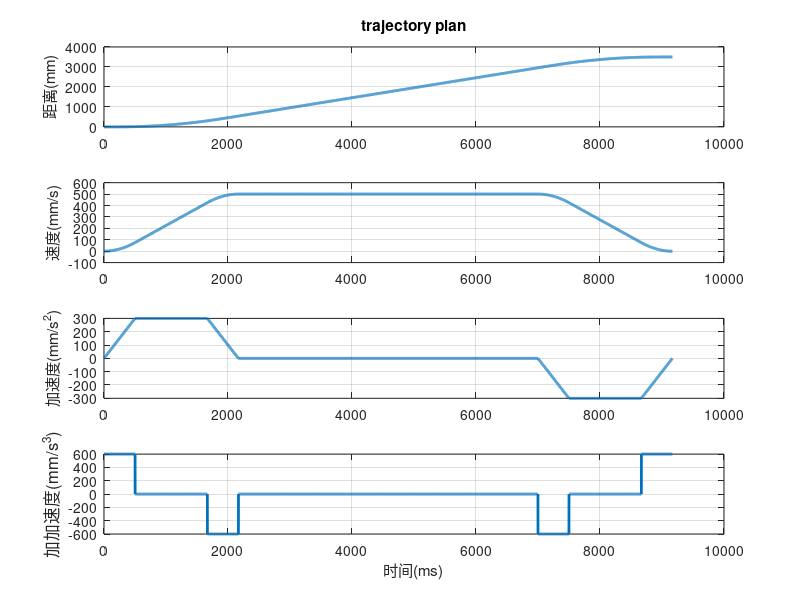

This chart was generated by the following MATLAB code:
%编写程序模拟在线计算双S曲线加减速
%从初始点q0开始，一直计算到终点q1结束
%定义必要的变量

%起始和终止点参数
q0 = 0000;
q1 = 3500;%mm
v0 = 0;
v1 = 0;
a0 = 0;%mm/s^2
a1 = 0;


vmax = 500;%mm/s
vmin = 0;
amax = 300;%mm/s^2
amin = -300;
jmax = 600;%mm/s^3
jmin = -600;
vmax_org = vmax;%??


%定义在k点上的%k点是哪个点
qk = q0;
qk_1 = q0;
vk = v0;
vk_1 = v0;
ak = a0;
ak_1 = a0;
jk = 0;
jk_1 = 0;
%e_min = 0.001;%?


phase_2 = 0; 
Tk = 0;
Ts = 0.001%时间间隔20ms
T_ = 0; 

%定义记录曲线用变量
qc = [];
vc = [];
ac = [];
jc = [];

%进入循环当，当前点没有接近终点时，循环继续
while 1
%     if qk > 2.5 && qk < 4
%         vmax = vmax_org*0.8;
%     end
    %判断是否已经进入到减速阶段

    if T_>0 %通过T_判断是否进入减速阶段?
        t1 = Tk - T_;
        t2 = Tj2a;
        t3 = (Td - Tj2b);
        t4 = Td;
        %已经进入到减速阶段
    %直接判断jk
        if (Tk - T_)>=0&&(Tk - T_)<(Tj2a)
             disp('1')
            jk = jmin;
        elseif (Tk - T_)>=(Tj2a)&&(Tk - T_)<(Td - Tj2b)
             disp('2')
            jk = 0;
        elseif(Tk - T_)>=((Td - Tj2b))&&(Tk - T_)<(Td)
             disp('3')
            jk = jmax;
        else
            disp('4')
%             jk =0;
%             ak =a1;
%             vk =v1;
%             qk = q1;
            break;
        end
        Tk - T_
    else
        %未进入到减速阶段
        %计算Td,Tj2a,Tj2b，用以计算hk。
        Tj2a = (amin - ak)/jmin;
        Tj2b = (a1 - amin)/jmax;
        Td = (v1 - vk)/amin + Tj2a*(amin - ak)/2/amin + Tj2b*(amin - a1)/2/amin;

        %首先判断在减速段，是否能够达到最小减速度amin
        if Td <= Tj2a + Tj2b
           Tj2a = -1*ak/jmin + ((jmax - jmin)*(ak^2*jmax - jmin*(a1^2 + 2*jmax*(vk - v1))))^2/jmin/(jmin - jmax);
           Tj2b = a1/jmax + ((jmax - jmin)*(ak^2*jmax - jmin*(a1^2 + 2*jmax*(vk - v1))))^2/jmin/(jmin - jmax);
           Td = Tj2a + Tj2b;
        end
         %计算hk，判断是否需要进入减速阶段
        hk = 0.5*ak*Td^2 + (jmin*Tj2a*(3*Td^2 - 3*Td*Tj2a + Tj2a^2) + jmax*Tj2b^3)/6 + Td*vk;
        if hk <(q1 - qk)
            %case 1 加速或匀速运动段
            %判断加加速度的值
            if ((vk - ak^2/2/jmin) < vmax)&&(ak < amax)
%                 disp('##############4##############')
                
                jk = jmax;
            elseif((vk - ak^2/2/jmin) < vmax)&&(ak >= amax)
%                 disp('##############5##############')
              
                jk = 0;
            elseif((vk - ak^2/2/jmin) >= vmax)&&(ak >0 )
%                 disp('##############6##############')
                
                jk = jmin;
            elseif((vk - ak^2/2/jmin) >= vmax)&&(ak <=0 )
                disp('##############7##############')
                vk
                ak
                jk = 0;
            end
        %case 2 减速度阶段
        else
            %进入到减速阶段，记录时间
            T_ = Tk;
            jk = jmin;
%             disp('8')
        end
    end%end if T_>0
    
%根据jk计算本周期的加速度，速度，位置

   jc = [jc jk];
   
   ak = ak_1 + Ts*(jk + jk)/2 ; 
   if ak>amax
       ak = amax;
   end
   if ak < amin
       ak = amin;
   end
   if jk<0&&ak_1>0&&ak<0%ak在关键点的判断%避免震荡?
       ak = 0;
   end  
   ac = [ac ak]; 
   
%根据ak值计算vk
   vk =  vk_1 + Ts*(ak + ak_1)/2;
%    if vk> vmax
%        vk = vmax;
%    end
%    if vk < vmin
%        vk = vmin;
%    end

   vc = [vc vk];

%根据vk值计算qk
   qk =  qk_1 + Ts*(vk + vk_1)/2; 
   qc = [qc qk];

   qk_1 = qk;
   vk_1 = vk;
   ak_1 = ak;
   jk_1 = jk;
   Tk = Tk + Ts;
   
end%end while

subplot(411)
plot(qc,'LineWidth',2)
ylabel('距离(mm)')%y轴标记
title('trajectory plan')%标题
grid
subplot(412)
plot(vc,'LineWidth',2)
grid
ylabel('速度(mm/s)')%y轴标记
subplot(413)
plot(ac,'LineWidth',2)
grid
ylabel('加速度(mm/s^2)')%y轴标记
subplot(414)
plot(jc,'LineWidth',2)
grid
ylabel('加加速度(mm/s^3)','FontSize',12)%y轴标记
xlabel('时间(ms)')%x轴标记








